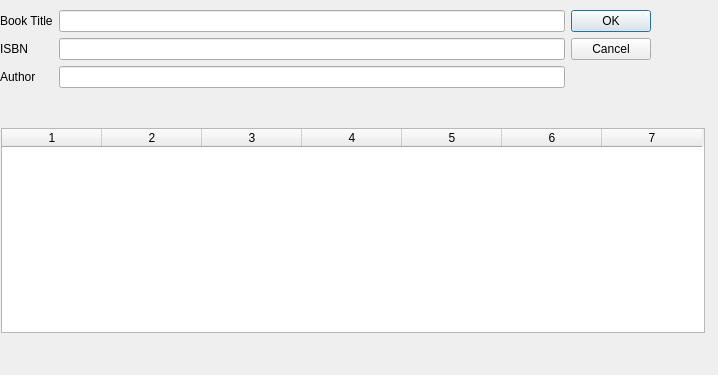
<?xml version="1.0" encoding="UTF-8"?>
<ui version="4.0">
 <class>SearchBook</class>
 <widget class="QDialog" name="SearchBook">
  <property name="geometry">
   <rect>
    <x>0</x>
    <y>0</y>
    <width>718</width>
    <height>375</height>
   </rect>
  </property>
  <property name="windowTitle">
   <string>Dialog</string>
  </property>
  <widget class="QTableWidget" name="tableWidget">
   <property name="geometry">
    <rect>
     <x>1</x>
     <y>128</y>
     <width>704</width>
     <height>205</height>
    </rect>
   </property>
   <property name="columnCount">
    <number>7</number>
   </property>
   <column/>
   <column/>
   <column/>
   <column/>
   <column/>
   <column/>
   <column/>
  </widget>
  <widget class="QWidget" name="">
   <property name="geometry">
    <rect>
     <x>0</x>
     <y>10</y>
     <width>651</width>
     <height>97</height>
    </rect>
   </property>
   <layout class="QHBoxLayout" name="horizontalLayout">
    <item>
     <layout class="QFormLayout" name="formLayout">
      <item row="0" column="0">
       <widget class="QLabel" name="label">
        <property name="text">
         <string>Book Title</string>
        </property>
       </widget>
      </item>
      <item row="0" column="1">
       <widget class="QLineEdit" name="name"/>
      </item>
      <item row="1" column="0">
       <widget class="QLabel" name="label_2">
        <property name="text">
         <string>ISBN</string>
        </property>
       </widget>
      </item>
      <item row="1" column="1">
       <widget class="QLineEdit" name="id"/>
      </item>
      <item row="2" column="0">
       <widget class="QLabel" name="label_4">
        <property name="text">
         <string>Author</string>
        </property>
       </widget>
      </item>
      <item row="2" column="1">
       <widget class="QLineEdit" name="birthday"/>
      </item>
     </layout>
    </item>
    <item>
     <widget class="QDialogButtonBox" name="buttonBox">
      <property name="orientation">
       <enum>Qt::Vertical</enum>
      </property>
      <property name="standardButtons">
       <set>QDialogButtonBox::Cancel|QDialogButtonBox::Ok</set>
      </property>
     </widget>
    </item>
   </layout>
  </widget>
 </widget>
 <resources/>
 <connections>
  <connection>
   <sender>buttonBox</sender>
   <signal>accepted()</signal>
   <receiver>SearchBook</receiver>
   <slot>accept()</slot>
   <hints>
    <hint type="sourcelabel">
     <x>248</x>
     <y>254</y>
    </hint>
    <hint type="destinationlabel">
     <x>157</x>
     <y>274</y>
    </hint>
   </hints>
  </connection>
  <connection>
   <sender>buttonBox</sender>
   <signal>rejected()</signal>
   <receiver>SearchBook</receiver>
   <slot>reject()</slot>
   <hints>
    <hint type="sourcelabel">
     <x>316</x>
     <y>260</y>
    </hint>
    <hint type="destinationlabel">
     <x>286</x>
     <y>274</y>
    </hint>
   </hints>
  </connection>
 </connections>
</ui>
